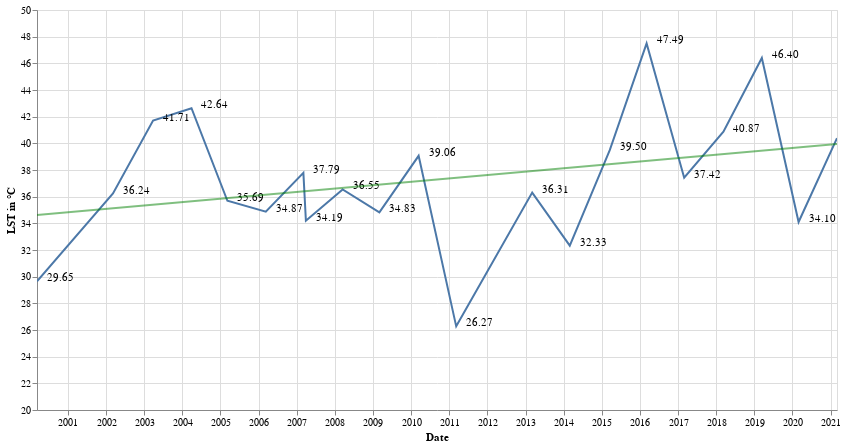

The notebook cell this image was saved under:
### Code cell
base_chart = alt.Chart(dflst1).encode(
    x=alt.X('Timestamp:T', title='Date'),
    y=alt.Y('LST1:Q', scale=alt.Scale(domain=[20, 50]), title='LST in °C'),
    tooltip=[
        alt.Tooltip('Timestamp:T', title='Year'),
        alt.Tooltip('LST1:Q')
    ]
)

line_chart = base_chart.mark_line()

label_chart = base_chart.mark_text(align='left', dx=10, dy=-3).encode(
    text=alt.Text('LST1:Q', format='.2f')
)

trend_chart = base_chart.transform_regression(
    'Timestamp', 'LST1', method='linear'
).mark_line(color='green', opacity=0.5)

combined_chart = line_chart + label_chart + trend_chart

combined_chart.properties(width=800, height=400).interactive()

### Figure 1 — Vega-Lite specification as saved in the notebook (floating-point values rounded to 4 significant figures)
{"config": {"view": {"continuousWidth": 400, "continuousHeight": 300}}, "layer": [{"mark": "line", "encoding": {"tooltip": [{"field": "Timestamp", "title": "Year", "type": "temporal"}, {"field": "LST1", "type": "quantitative"}], "x": {"field": "Timestamp", "title": "Date", "type": "temporal"}, "y": {"field": "LST1", "scale": {"domain": [20, 50]}, "title": "LST in °C", "type": "quantitative"}}, "selection": {"selector003": {"type": "interval", "bind": "scales", "encodings": ["x", "y"]}}}, {"mark": {"type": "text", "align": "left", "dx": 10, "dy": -3}, "encoding": {"text": {"field": "LST1", "format": ".2f", "type": "quantitative"}, "tooltip": [{"field": "Timestamp", "title": "Year", "type": "temporal"}, {"field": "LST1", "type": "quantitative"}], "x": {"field": "Timestamp", "title": "Date", "type": "temporal"}, "y": {"field": "LST1", "scale": {"domain": [20, 50]}, "title": "LST in °C", "type": "quantitative"}}}, {"mark": {"type": "line", "color": "green", "opacity": 0.5}, "encoding": {"tooltip": [{"field": "Timestamp", "title": "Year", "type": "temporal"}, {"field": "LST1", "type": "quantitative"}], "x": {"field": "Timestamp", "title": "Date", "type": "temporal"}, "y": {"field": "LST1", "scale": {"domain": [20, 50]}, "title": "LST in °C", "type": "quantitative"}}, "transform": [{"on": "Timestamp", "regression": "LST1", "method": "linear"}]}], "data": {"name": "data-505632d2281628081eae3659d93b989f"}, "height": 400, "width": 800, "$schema": "https://vega.github.io/schema/vega-lite/v4.17.0.json", "datasets": {"data-505632d2281628081eae3659d93b989f": [{"SystemIndex": "2_LT05_126052_20000310", "Millis": "952656810594", "LST1": 29.65, "LST2": 31.67, "LST3": 28.88, "LST4": 32.5, "LST5": null, "Timestamp": "2000-03-10 02:53:30.594", "Year": "2000", "Month": "3", "Day": "10", "DOY": "70"}, {"SystemIndex": "1_2_LE07_126052_20020308", "Millis": "1015556937240", "LST1": 36.24, "LST2": 41.63, "LST3": 36.15, "LST4": 42.23, "LST5": 39.16, "Timestamp": "2002-03-08 03:08:57.240", "Year": "2002", "Month": "3", "Day": "8", "DOY": "67"}, {"SystemIndex": "1_2_LE07_126052_20030327", "Millis": "1048734520340", "LST1": 41.71, "LST2": 46.86, "LST3": 40.24, "LST4": 42.73, "LST5": 52.08, "Timestamp": "2003-03-27 03:08:40.340", "Year": "2003", "Month": "3", "Day": "27", "DOY": "86"}, {"SystemIndex": "1_2_LE07_126052_20040329", "Millis": "1080529758190", "LST1": 42.64, "LST2": null, "LST3": 38.26, "LST4": null, "LST5": null, "Timestamp": "2004-03-29 03:09:18.190", "Year": "2004", "Month": "3", "Day": "29", "DOY": "89"}, {"SystemIndex": "2_LT05_126052_20050308", "Millis": "1110251214330", "LST1": 35.69, "LST2": null, "LST3": 31.86, "LST4": 38.08, "LST5": 32.38, "Timestamp": "2005-03-08 03:06:54.330", "Year": "2005", "Month": "3", "Day": "8", "DOY": "67"}, {"SystemIndex": "2_LT05_126052_20060311", "Millis": "1142046664290", "LST1": 34.87, "LST2": 37.49, "LST3": null, "LST4": 37.42, "LST5": 33.94, "Timestamp": "2006-03-11 03:11:04.290", "Year": "2006", "Month": "3", "Day": "11", "DOY": "70"}, {"SystemIndex": "1_2_LE07_126052_20070306", "Millis": "1173150631890", "LST1": 37.79, "LST2": 46.22, "LST3": 34.46, "LST4": 38.37, "LST5": null, "Timestamp": "2007-03-06 03:10:31.890", "Year": "2007", "Month": "3", "Day": "6", "DOY": "65"}, {"SystemIndex": "2_LT05_126052_20070330", "Millis": "1175224494390", "LST1": 34.19, "LST2": 50.53, "LST3": 34.15, "LST4": 35.92, "LST5": 37.02, "Timestamp": "2007-03-30 03:14:54.390", "Year": "2007", "Month": "3", "Day": "30", "DOY": "89"}, {"SystemIndex": "2_LT05_126052_20080316", "Millis": "1205637001760", "LST1": 36.55, "LST2": 52.44, "LST3": 36.46, "LST4": null, "LST5": 40.07, "Timestamp": "2008-03-16 03:10:01.760", "Year": "2008", "Month": "3", "Day": "16", "DOY": "76"}, {"SystemIndex": "2_LT05_126052_20090303", "Millis": "1236049577100", "LST1": 34.83, "LST2": 50.47, "LST3": 29.01, "LST4": 44.03, "LST5": 37.21, "Timestamp": "2009-03-03 03:06:17.100", "Year": "2009", "Month": "3", "Day": "3", "DOY": "62"}, {"SystemIndex": "1_2_LE07_126052_20100314", "Millis": "1268536329150", "LST1": 39.06, "LST2": 51.18, "LST3": null, "LST4": 47.1, "LST5": 38.05, "Timestamp": "2010-03-14 03:12:09.150", "Year": "2010", "Month": "3", "Day": "14", "DOY": "73"}, {"SystemIndex": "2_LT05_126052_20110309", "Millis": "1299640197300", "LST1": 26.27, "LST2": 37.92, "LST3": null, "LST4": null, "LST5": 30.57, "Timestamp": "2011-03-09 03:09:57.300", "Year": "2011", "Month": "3", "Day": "9", "DOY": "68"}, {"SystemIndex": "1_2_LE07_126052_20130306", "Millis": "1362539770260", "LST1": 36.31, "LST2": 42.95, "LST3": 33.05, "LST4": 42.87, "LST5": null, "Timestamp": "2013-03-06 03:16:10.260", "Year": "2013", "Month": "3", "Day": "6", "DOY": "65"}, {"SystemIndex": "1_1_LC08_126052_20140301", "Millis": "1393644039590", "LST1": 32.33, "LST2": 44.37, "LST3": 29.88, "LST4": 37.44, "LST5": 42.04, "Timestamp": "2014-03-01 03:20:39.590", "Year": "2014", "Month": "3", "Day": "1", "DOY": "60"}, {"SystemIndex": "1_1_LC08_126052_20150320", "Millis": "1426821575910", "LST1": 39.5, "LST2": null, "LST3": null, "LST4": null, "LST5": null, "Timestamp": "2015-03-20 03:19:35.910", "Year": "2015", "Month": "3", "Day": "20", "DOY": "79"}, {"SystemIndex": "1_1_LC08_126052_20160306", "Millis": "1457234394520", "LST1": 47.49, "LST2": null, "LST3": 40.2, "LST4": 43.21, "LST5": 43.9, "Timestamp": "2016-03-06 03:19:54.520", "Year": "2016", "Month": "3", "Day": "6", "DOY": "66"}, {"SystemIndex": "1_2_LE07_126052_20170301", "Millis": "1488338526350", "LST1": 37.42, "LST2": 36.32, "LST3": 24.27, "LST4": 24.49, "LST5": 34.58, "Timestamp": "2017-03-01 03:22:06.350", "Year": "2017", "Month": "3", "Day": "1", "DOY": "60"}, {"SystemIndex": "1_1_LC08_126052_20180312", "Millis": "1520824777400", "LST1": 40.87, "LST2": 35.36, "LST3": 37.93, "LST4": 37.88, "LST5": 38.26, "Timestamp": "2018-03-12 03:19:37.400", "Year": "2018", "Month": "3", "Day": "12", "DOY": "71"}, {"SystemIndex": "1_1_LC08_126052_20190315", "Millis": "1552619977210", "LST1": 46.4, "LST2": 42.09, "LST3": null, "LST4": 44.27, "LST5": 43.34, "Timestamp": "2019-03-15 03:19:37.210", "Year": "2019", "Month": "3", "Day": "15", "DOY": "74"}, {"SystemIndex": "1_1_LC08_126052_20200301", "Millis": "1583032799205", "LST1": 34.1, "LST2": 34.91, "LST3": null, "LST4": null, "LST5": 31.04, "Timestamp": "2020-03-01 03:19:59.205", "Year": "2020", "Month": "3", "Day": "1", "DOY": "61"}, {"SystemIndex": "1_1_LC08_126052_20210304", "Millis": "1614827999170", "LST1": 40.38, "LST2": 41.08, "LST3": null, "LST4": null, "LST5": 38.1, "Timestamp": "2021-03-04 03:19:59.170", "Year": "2021", "Month": "3", "Day": "4", "DOY": "63"}]}}
